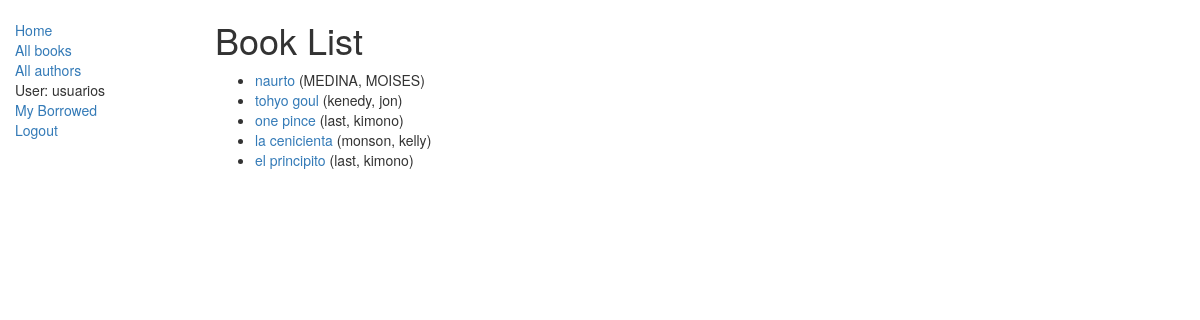
/holaApp/books/ (signed in), run on an earlier commit of the app's database.
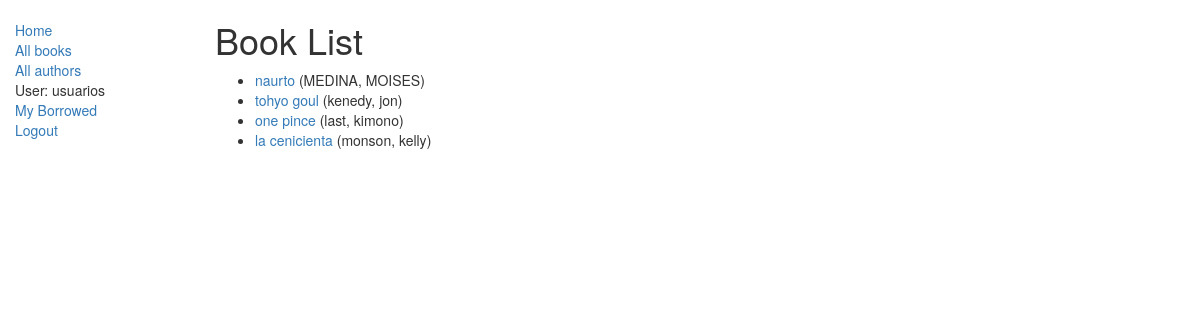
And on a later commit of the database.
### holaApp/models.py (models this page shows, shortened)
class Book(models.Model):
    title = models.CharField(max_length=200)
    author = models.ForeignKey('Author', on_delete=models.SET_NULL, null=True)
    summary = models.TextField(max_length=1000, help_text="Ingrese una breve descripción del libro")
    isbn = models.CharField('ISBN',max_length=13, help_text='13 Caracteres <a href="https://www.isbn-international.org/content/what-isbn">ISBN number</a>')
    genre = models.ManyToManyField(Genre, help_text="Seleccione un genero para este libro")
    language = models.ForeignKey(
        'Language', on_delete=models.SET_NULL, null=True)
    def get_absolute_url(self):
        return reverse('book-detail', args=[str(self.id)])
    def display_genre(self):
        """
        Creates a string for the Genre. This is required to display genre in Admin.
        """
        return ', '.join([genre.name for genre in self.genre.all()[:3]])
    display_genre.short_description = 'Genre'

class Author(models.Model):
    first_name = models.CharField(max_length=100)
    last_name = models.CharField(max_length=100)
    date_of_birth = models.DateField(null=True, blank=True)
    date_of_death = models.DateField('Died', null=True, blank=True)
    def __str__(self):
        return '%s, %s' % (self.last_name, self.first_name)

### holaApp/views.py (the view)
class BookListView(LoginRequiredMixin, generic.ListView):
    login_url = '/accounts/login/'
    redirect_field_name = 'redirect_to'
    model = Book
    paginate_by = 10

### holaApp/templates/holaApp/book_list.html (shortened to what this page needs)
{% extends "base_generic.html" %}
{% block content %}
    <h1>Book List</h1>
    {% if book_list %}
    <ul>
        {% for book in book_list %}
        <li>
            <a href="{{ book.get_absolute_url }}">{{ book.title }}</a> ({{book.author}})
        </li>
        {% endfor %}
    </ul>
    {% else %}
        <p>There are no books in the library.</p>
    {% endif %}
{% endblock %}

What changed in the data, as far as the page shows it:
removed Book: title "el principito", author "last, kimono"
